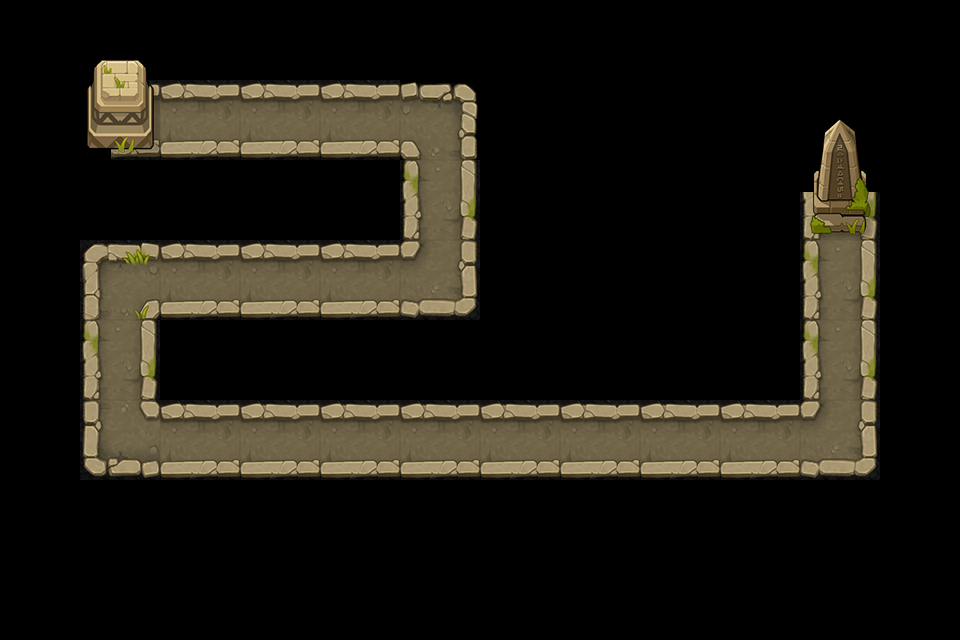

Below is a game level as drawn by its tile map, then a one-line description and the .tmx that defines it (tile-layer data replaced by summaries):
An orthogonal 12x8 tile map with 80x80 px tiles, 2 tile layers (road, object) and 13 objects (P0, P1, P2, P3, P4, ...).

<map version="1.0" tiledversion="1.0.3" orientation="orthogonal" renderorder="right-down" width="12" height="8" tilewidth="80" tileheight="80" nextobjectid="14">
 <tileset firstgid="1" name="huangye" tilewidth="80" tileheight="80" tilecount="15" columns="5">
  <image source="huangye.png" width="400" height="240" />
 </tileset>
 <layer name="road" width="12" height="8">
  <data>[96 cells, 25 non-empty, 8 distinct tile ids]</data>
 </layer>
 <layer name="object" width="12" height="8">
  <data>[96 cells, 4 non-empty, 4 distinct tile ids]</data>
 </layer>
 <objectgroup name="path" visible="0">
  <object id="1" name="P0" x="160" y="120" />
  <object id="2" name="P1" x="440" y="120" />
  <object id="3" name="P2" x="440" y="280" />
  <object id="4" name="P3" x="120" y="280" />
  <object id="5" name="P4" x="120" y="440" />
  <object id="6" name="P5" x="840" y="440" />
  <object id="7" name="P6" x="840" y="248" />
  <object id="8" name="O0" x="80" y="160" width="320" height="80" />
  <object id="9" name="O1" x="160" y="320" width="320" height="80" />
  <object id="10" name="O2" x="480" y="80" width="320" height="320" />
  <object id="11" name="O3" x="0" y="80" width="80" height="400" />
  <object id="12" name="O4" x="80" y="480" width="800" height="80" />
  <object id="13" name="O5" x="880" y="80" width="80" height="400" />
 </objectgroup>
</map>
